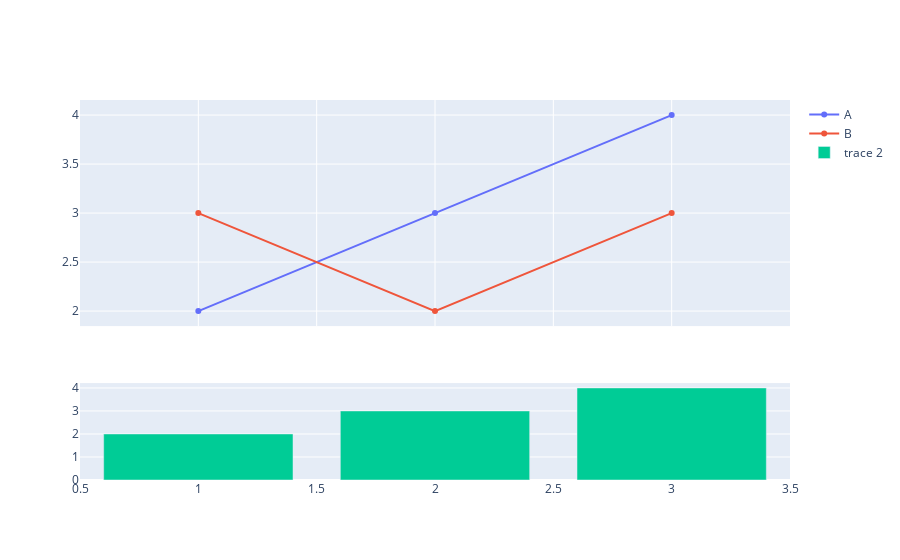

Notebook code for this chart:
### Code cell
fig = make_subplots(rows=2, cols=1, shared_xaxes=True, row_heights=[0.7, 0.3])

fig.add_trace(    
    go.Scatter(x=[1,2,3], y=[2,3,4], name='A'),
    row=1, col=1
)
fig.add_trace(    
    go.Scatter(x=[1,2,3], y=[3,2,3], name='B'),
    row=1, col=1
)


fig.add_trace(
    go.Bar(x=[1,2,3], y=[2,3,4]),
    row=2, col=1
)

### Figure 1 — Plotly figure (JSON) as saved in the notebook; plotly's stock layout.template omitted (floating-point values rounded to 4 significant figures)
{"data": [{"name": "A", "type": "scatter", "x": [1, 2, 3], "xaxis": "x", "y": [2, 3, 4], "yaxis": "y"}, {"name": "B", "type": "scatter", "x": [1, 2, 3], "xaxis": "x", "y": [3, 2, 3], "yaxis": "y"}, {"type": "bar", "x": [1, 2, 3], "xaxis": "x2", "y": [2, 3, 4], "yaxis": "y2"}], "layout": {"xaxis": {"anchor": "y", "domain": [0, 1], "matches": "x2", "showticklabels": false}, "xaxis2": {"anchor": "y2", "domain": [0, 1]}, "yaxis": {"anchor": "x", "domain": [0.405, 1]}, "yaxis2": {"anchor": "x2", "domain": [0, 0.255]}}}
